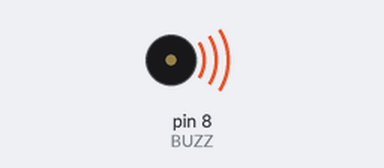
Bench run of a sketch on a simulated Arduino Uno, built with avr-gcc and run on an emulated ATmega328P. On the bench: buzzer (waves = sounding).

Above: at 0.15 s.
Timing chart, 0 to 3.0 s (numbered marks = the images above):
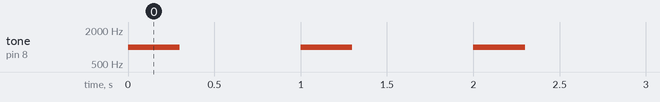

The sketch:

exp17_basic_buzzer_alert.ino
```cpp
const int BUZZ = 8;   // Buzzer connected to D8

void setup() {
  pinMode(BUZZ, OUTPUT);
}

void loop() {
  tone(BUZZ, 1000);   // Play a 1 kHz tone
  delay(300);         // Tone ON for 300 ms
  noTone(BUZZ);       // Stop the tone
  delay(700);         // Silence for 700 ms
}
```

Measured:
- by itself, tone on pin 8 (BUZZ): alternates 1000 Hz for 0.30 s and silent for 0.70 s
